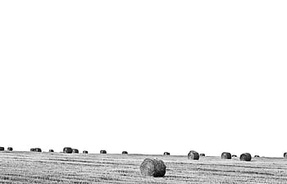
#> input picture gray filters/image2.jpg, 287 x 184 px, shrunk from 350 x 224 before the run
$ python medianFilteringGray.py
#> lines starting #> are read from the running program, lines starting #| are printed output that depends on the picture
### gray filters/util.py
import cv2
import matplotlib.pyplot as plt
import math
import numpy as np
import csv

NOISE_PERCENTAGES = [10, 50, 90]
NUMBER_OF_ITERATIONS = 1

def mse(imageA, imageB):
    err = np.sum((imageA.astype("float") - imageB.astype("float")) ** 2)
    err /= float(imageA.shape[0] * imageA.shape[1])
    return err

def psnr(mse):
    return 10*math.log10(((255)**2)/mse)

# [58 lines left out: functions plot_graphs, write_csv, not called in this run]

### gray filters/medianFilteringGray.py
import math
import cv2
import numpy as np
import statistics
import os
import csv
import time
import pandas as pd  #pip install pandas
import matplotlib.pyplot as plt   #pip install matplotlib
from traceback import print_exc
import util

# [21 lines of commented-out code are left out]

def mse(imageA, imageB):
    err = np.sum((imageA.astype("float") - imageB.astype("float")) ** 2)
    err /= float(imageA.shape[0] * imageA.shape[1])
    return err

def Calculate_psnr(originalImage, filteredImage):
    # return cv2.PSNR(originalImage,filteredImage)
    return mse(originalImage, filteredImage)


def medianFiltering(m,n,old,new,window_size):
    old = np.array(old[0])
    # print("old image:\n",old)

    window_half = int(window_size/2)
    for i in range(window_half, m+1):
        for j in range(window_half, n+1):
            try:
                pos_a= i - window_half
                pos_b= j - window_half
                pos_c= i + window_half
                pos_d= j + window_half
                temp = old[pos_a:pos_c+1, pos_b:pos_d+1]
                # print("temp: \n",temp)

                temp = temp.flatten()
                #print('tempValue for temp', len(temp), pos_a,pos_c+1, pos_b,pos_d+1, i, j)
                temp = np.delete(temp, int(len(temp)/2))
                #print('updatedTemp len', len(temp))
                temp = np.median(temp)
                new[i, j]= temp
                #print('temp ', temp)
            except Exception as e:
                # print('temp error for value: ')
                print_exc(e)
                print('Error occurred ', e)

    #astype returns a new DataFrame where the data types has been changed to the specified type
    #numpy.uint8: 8-bit unsigned integer (0 to 255).
    new = new.astype(np.uint8)
    final= new[1:m+1 , 1:n+1]
    return final


def main():

    noise_percentages = [10,  50, 90]
    print('noise percentages: ', noise_percentages)
    original_image = cv2.imread('image2.jpg', 0)
#> original_image is the input picture: shape (184, 287); min 0, max 255, mean 240.4

    mse_with_noises = []
    psnr_with_noises = []
    duration_with_noises = []

    for p in noise_percentages:
        print(f'now working for image with noise {p}')
        img_input = cv2.imread(f'noisy_image_{p}.png', 0)
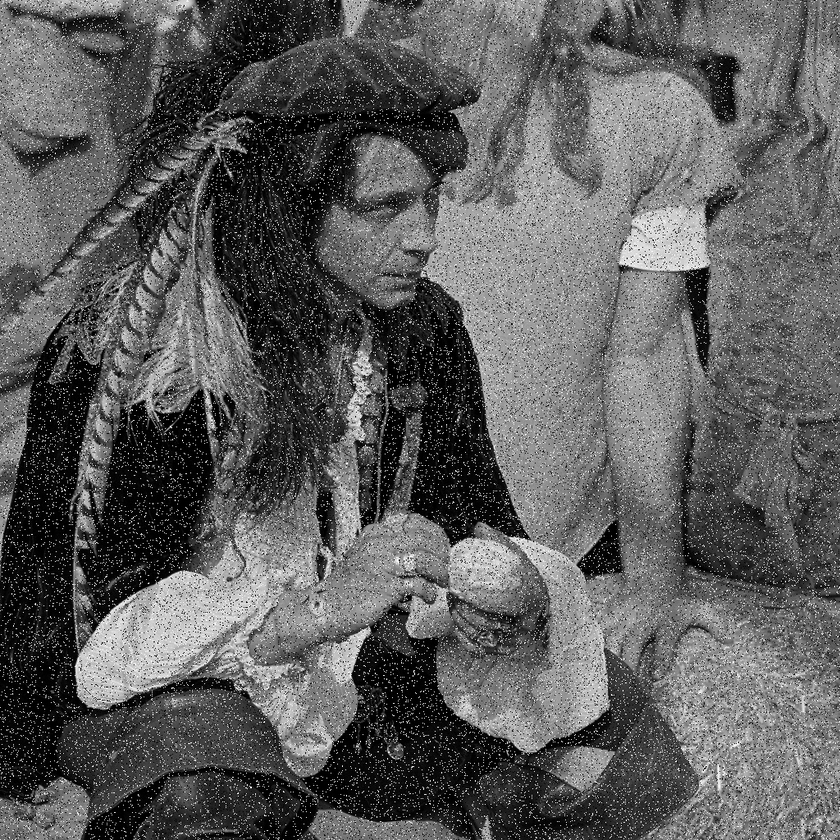
#> input picture gray filters/noisy_image_10.png, 840 x 840 px, shrunk from 1024 x 1024 before the run
#> img_input is the input picture: shape (840, 840); min 0, max 255, mean 93.1

        loop = util.NUMBER_OF_ITERATIONS
        duration_arr = []
        average_execution_time = []
        matrix_size_array = []
        psnr_values = []
        mse_values = []
        matrix_size = 1
        df_source1 = pd.DataFrame([])
        df_source_psnr = pd.DataFrame([])
        iterations = []
        number_of_window = 1

        print(img_input.shape)
#| (840, 840)
        m, n = img_input.shape
#> m = 840; n = 840


        for outer in range(0,number_of_window):
            # outer_v2.append(outer)
            matrix_size = matrix_size + 2
            pos = int(matrix_size/2)
            updatedImage = np.array([ [0]*(n+(matrix_size-1))]*(m+(matrix_size-1)))

            # print('updatedImage shape', updatedImage.shape)

            updatedImage[pos:m+pos , pos:n+pos] = img_input

            b_new = np.zeros([m+(matrix_size-1), n+(matrix_size-1)])

            b = cv2.split(updatedImage)

            filename = str(matrix_size) + 'x' + str(matrix_size)
            print('Outer is ',outer)
            matrix_size_array.append(matrix_size)
            duration_arr.clear()
            for iter in range(loop):
                start_timer = round(time.time() * 1000)
                print(f'Running loop number: {iter}, window size {matrix_size}')

                final_img= medianFiltering(m,n,b,b_new,matrix_size)

                stop_timer = round(time.time() * 1000)

                duration_in_second = (stop_timer-start_timer)/1000
                duration_arr.append(duration_in_second)


                mse_value = util.mse(original_image, final_img)
                mse_values.append(mse_value)
                psnr_values.append(util.psnr(mse_value))
                iterations.append(iter)
#> this loop made 1 pass
#> pass 1, in medianFiltering, `old = np.array(old[0])`:
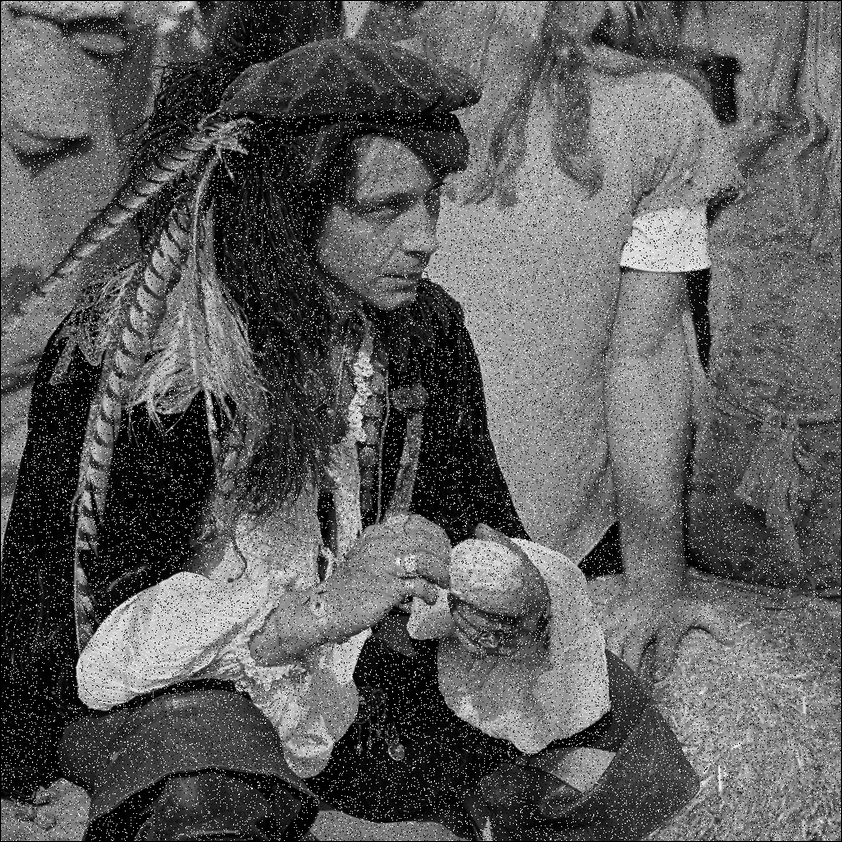
#> old: shape (842, 842) int32; min 0, max 255, mean 92.7
#> pass 1, in medianFiltering, `new = new.astype(np.uint8)`:
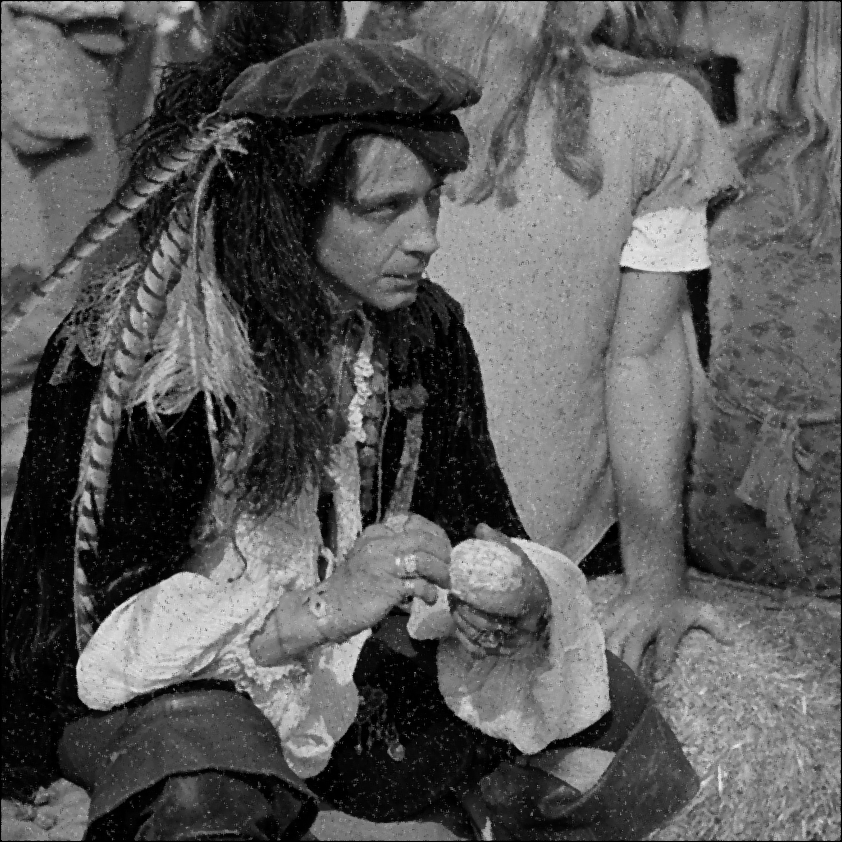
#> new: shape (842, 842); min 0, max 236, mean 89
#> pass 1, in medianFiltering, `final= new[1:m+1 , 1:n+1]`:
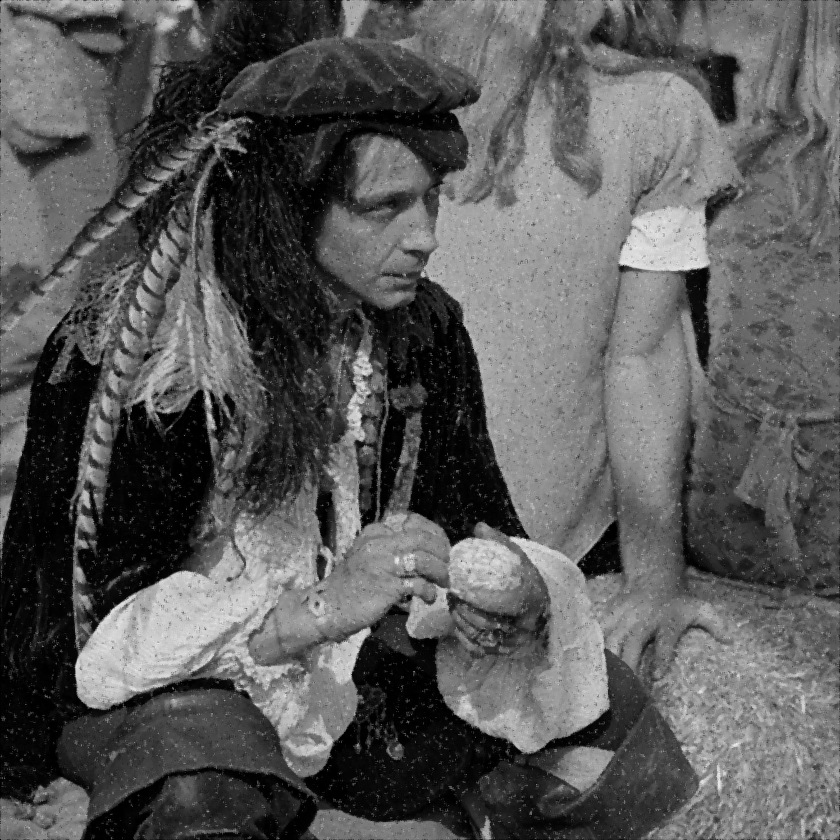
#> final: shape (840, 840); min 0, max 236, mean 89.4
#> after the loop, duration_arr = [6.51]; iterations = []; matrix_size = 3; matrix_size_array = [3]; mse_values = []; psnr_values = []


        util.plot_graphs(p, 'median7', final_img, iterations, mse_values, psnr_values, duration_arr)

        mse_avg = np.average(mse_values)
        psnr_avg = np.average(psnr_values)
        avg_duration = np.average(duration_arr)

        mse_with_noises.append(mse_avg)
        psnr_with_noises.append(psnr_avg)
        duration_with_noises.append(avg_duration)

    print(noise_percentages)
    print(mse_with_noises)
    print(psnr_with_noises)
    util.write_csv('median7', noise_percentages, mse_with_noises, psnr_with_noises, duration_with_noises)


if __name__ == "__main__":
#> (the run stopped early here; a loop or call above may not have finished)
